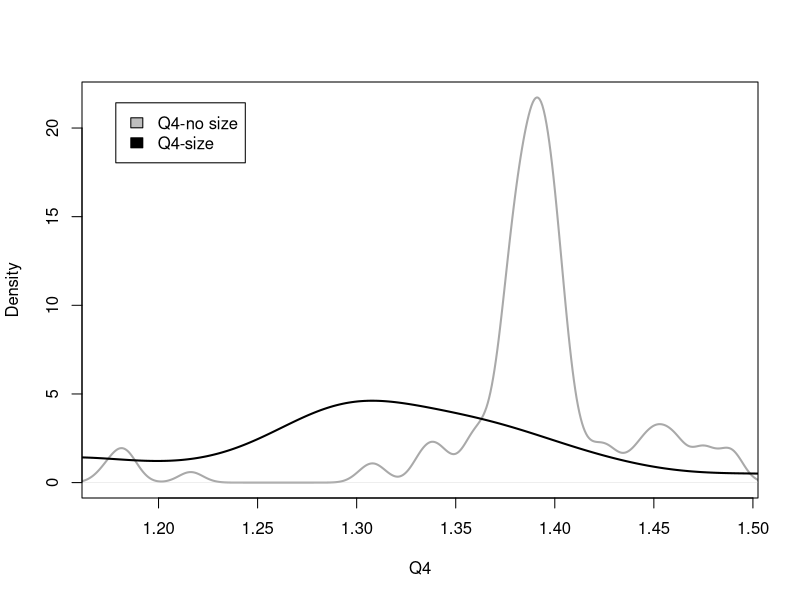
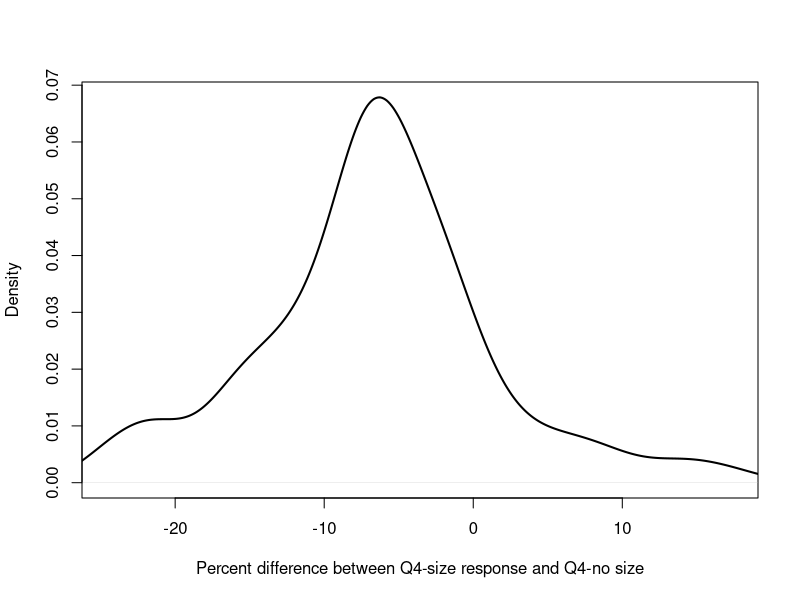
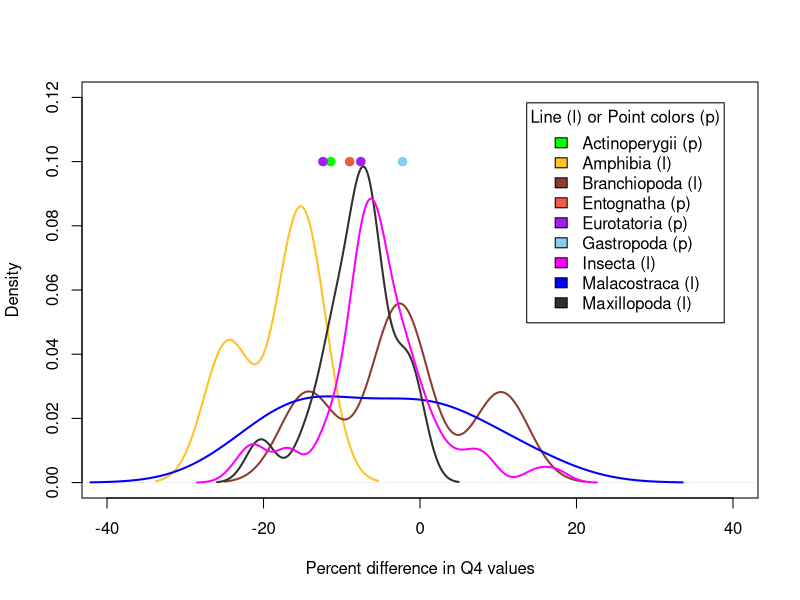
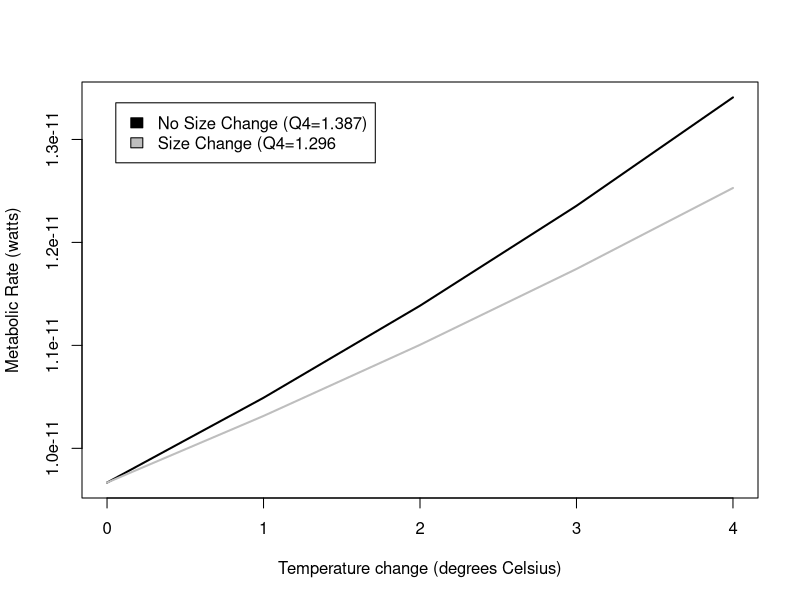
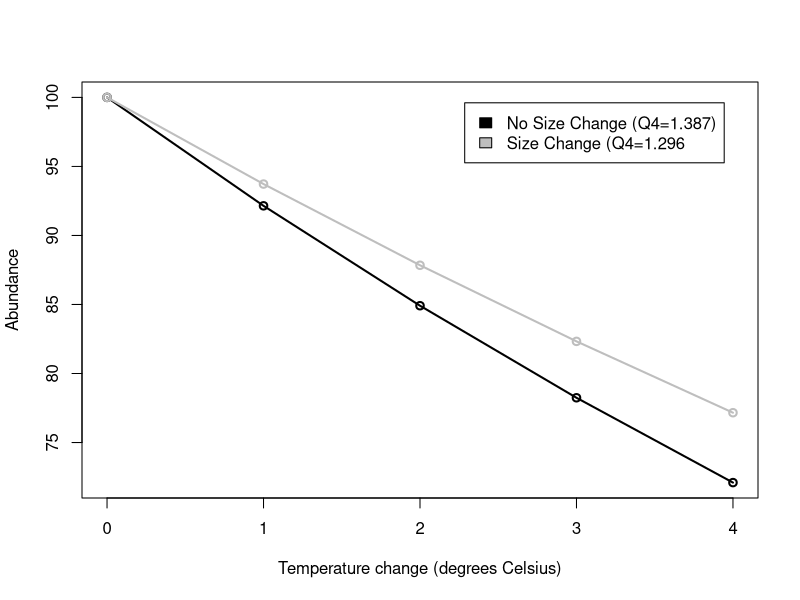

These figures' R source, in order:

#--------------CALCULATING EXPONENTS AND ACTIVATION ENERGY FOR METABOLIC EQUATIONS-------------------------------

### For the metabolic rate equation Metabolic Rate = constant * (Mass ^exponent) * e ^ Activation Energy/kt
### This section uses metabolic rate, temperature, and size data to calculated fitted exponent and activation
### energy for the taxonomic classes for which we could find data. 

##-----------------------------ANALYSES WITH MAKRIEVA DATA FOR Branchiopoda Malacostraca and Maxillopoda---------------
MR_data = read.csv("Class_metabolicrates_Makrievadata.csv", stringsAsFactors = FALSE)
Class_list=unique(MR_data$Class)
InvK=1/(273.15+MR_data$TC) #getting all the units correct
Mkg=MR_data$Mg/1000
W=MR_data$qWkg*Mkg
MR_data = cbind(MR_data, InvK, W)

#obtaining class-specific exponents for metabolic rate scaling for Branchiopoda Malacostraca and Maxillopoda
class_slopes=c()
for (current_class in Class_list){
  Class_data=subset(MR_data, MR_data$Class == current_class)
  basic=lm(log(Class_data$W) ~ log(Class_data$Mg) + Class_data$InvK)
  Mslope=basic$coefficients[2]
  Tslope=basic$coefficients[3]
  Ea=Tslope*0.000086
  class_slopes=rbind(class_slopes, c(current_class, Mslope, Tslope, Ea))
}

##-----------------------------ANALYSES WITH WHITE DATA FOR AMPHIBIANS--------------------------------------------
MR_Amphi = read.csv("Whiteetal_Amphibiandata.csv", stringsAsFactors = FALSE)
A_InvK=1/(273.15+MR_Amphi$TC)
A_Mkg=MR_Amphi$Mg/1000
MR_Amphi = cbind(MR_Amphi, A_InvK, A_Mkg)
A_basic=lm(log(MR_Amphi$Watts) ~ log(MR_Amphi$A_Mkg) + MR_Amphi$A_InvK)
Mslope=A_basic$coefficients[2]
Tslope=A_basic$coefficients[3]
Ea=Tslope*0.000086
class_slopes=rbind(class_slopes, c("Amphibia", Mslope, Tslope, Ea))
class_slopes=as.data.frame(class_slopes, stringsAsFactors = FALSE)

##-----------------------------ANALYSES WITH GILLOOLY DATA FOR FISH-----------------------------------------------

#obtaining super-class-specific exponents for metabolic rate scaling in fish
MR_fish = read.csv("gillooly_fish.csv", stringsAsFactors = FALSE)
f_Mkg=MR_fish$Mg/1000
MR_fish = cbind(MR_fish, f_Mkg)
F_basic=lm(log(MR_fish$W) ~ log(MR_fish$f_Mkg) + MR_fish$invK)
Mslope=F_basic$coefficients[2]
Tslope=F_basic$coefficients[3]
Ea=Tslope*0.000086
class_slopes=rbind(class_slopes, c("Actinoperygii", Mslope, Tslope, Ea))
class_slopes=as.data.frame(class_slopes, stringsAsFactors = FALSE)

##----------------CLEANING UP DATAFRAME WITH CLASS-SPECIFIC PARAMETERS FOR METABOLIC EQUATION------------------------

#removing unneccesary column and renaming columns
class_values=class_slopes[c(-3)]
names(class_values)[names(class_values) == "V1"] = "Class"
names(class_values)[names(class_values) == "log(Class_data$Mg)"] = "exponent"
names(class_values)[names(class_values) == "Class_data$InvK"] = "Ea"

##---------------ADDING Insecta VALUES FROM CHOWN AND THEORY VALUES FOR REMAINING CLASSES------------------------------
I_class="Insecta"
other_class=c("Gastropoda","Eurotatoria", "Entognatha")
I_slope=0.75
I_Ea=-0.62
Other_Ea=-0.63
other_values=cbind(I_class,I_slope,I_Ea)
for (current_class in other_class){
  current_values=cbind(current_class,I_slope,Other_Ea)
  other_values=rbind(other_values, current_values)
}

other_values=as.data.frame(other_values)
names(other_values)[names(other_values) == "I_class"] = "Class"
names(other_values)[names(other_values) == "I_slope"] = "exponent"
names(other_values)[names(other_values) == "I_Ea"] = "Ea"
class_values=rbind(class_values, other_values)
class_values1= transform(class_values, exponent = as.numeric(exponent), Ea = as.numeric(Ea))

#----------------------Q10 CALCULATIONS---------------------------------------

TSD_data = read.csv("MTEEcto_data.csv", stringsAsFactors = FALSE, fileEncoding = "latin1")
#stringsAsFactors prevents R from reading strings as factors, which mucks up further analysis
#must re-encode data to properly read in data file

##-------------------EXTRACTING SPECIES AND REPLICATE INFO--------------------

### Within a scientific paper, the body size-temperature study may have replicated
### experiments or have slightly different experiments that were conducted. Each experiment
### is called a replicate and was given a unique identifier in "MTEEcto_data.csv". This 
### section of code extracts information so that each replicate can be analyzed separately

replicate=unique(TSD_data$studyID)
rep_linker=c()

#extracting species and replicate info
for (current_replicate in replicate){
  replicate_data = subset(TSD_data, TSD_data$studyID == current_replicate)
  replicate_species= unique(replicate_data$Species)
  replicate_class=unique(replicate_data$Class)
  rep_linker=rbind(rep_linker, c(current_replicate, replicate_species, replicate_class))
}
rep_linker_sort= rep_linker[order(rep_linker[,2], rep_linker[,1]),]
#write.table(rep_linker_sort, file = "rep_linker.csv", sep = ",", col.names = TRUE)
class_uniquereplicate=unique(rep_linker_sort[,1])

##---------------------------CALCULATING METABOLIC RATES FOR TEMPERATURE/SIZE COMBOS FROM DATA----------------------

### This section pulls out the size-temperature data and metabolic rate parameters for a specific taxonomic class
### It extracts the data from a unique replicate. FOr that replicate it uses the size-temperature data to calculates 
### metabolic rates for the following cases: 1) no size change as temperature increases, 2) size and temperature increase
### as observed in the data. 

MTE_allreps=c()
#unused empty vector?
MTE_allcompare=c()
Classes_all=unique(TSD_data$Class)

for (index_class in Classes_all){
  class_TSD= subset(TSD_data, TSD_data$Class == index_class)
  class_MTE= subset(class_values1, class_values1$Class == index_class)
  class_replicate=unique(class_TSD$studyID)
    
    for (index_replicate in class_replicate){
      MTE_repdata=c()
      current_data= subset (class_TSD, class_TSD$studyID == index_replicate)
      temps=unique(current_data$temp)
 
        for (current_temp in temps){
          min_mass=current_data$mass[current_data$temp==current_temp]
          repeater=length(temps)
          MTE_initial=(min_mass^(class_MTE$exponent))*(exp(((class_MTE$Ea)/(.000086*(current_temp+273.15)))))
          MTE_nochange=min_mass^(class_MTE$exponent)*exp(class_MTE$Ea/(.000086*(temps+273.15)))
          MTE_change=(current_data$mass^(class_MTE$exponent))*(exp(((class_MTE$Ea)/(.000086*(temps+273.15)))))
          rep_vector=c(rep(index_replicate,repeater))
          Tmin_vector=c(rep(current_temp, repeater))
          MTE_repdata=cbind(temps,Tmin_vector, MTE_initial, MTE_nochange, MTE_change)
          MTE_repdata=as.data.frame(MTE_repdata)
          MTE_rep=data.frame(cbind(MTE_repdata, rep_vector), stringsAsFactors=FALSE)
          MTE_allreps=rbind(MTE_allreps, MTE_rep)     
          }
     }
}

temp_diff=MTE_allreps$temps-MTE_allreps$Tmin_vector
MTE_allreps=cbind(MTE_allreps, temp_diff)
warming= subset (MTE_allreps, MTE_allreps$temp_diff > 0) #cleans out decreasing temperature situations

##-----------------CALCULATING AVG REPLICATE Q4 FOR THE GENERATED TEMPERATURE-METABOLIC RATE DATA------------------

### Using the temperature-metabolic rate data generated above and stored in the dataframe 'warming'
### to calculate an average Q4 value for each replicate

Q_nochange=(warming$MTE_nochange/warming$MTE_initial)^(4/warming$temp_diff)
Q_change=(warming$MTE_change/warming$MTE_initial)^(4/warming$temp_diff) 
Q_diff=100*((Q_change/Q_nochange)-1)

Q_file=c()
Q_file=cbind(warming, Q_nochange, Q_change, Q_diff)
#write.table(Q_file, file = "ClassQ_file.csv", sep = ",", col.names = TRUE)
#END RAW DATAFILE CREATION

#Average Q for each study
rep_avgs=c()
for (unique_rep in class_uniquereplicate){
  rep_subset= subset (Q_file, Q_file$rep_vector == unique_rep) 
  #sp_name= rep_linker_sort[,2][ which (rep_linker_sort[,1] == unique_rep),]
  sp_name= subset(rep_linker_sort, rep_linker_sort[,1] == unique_rep,)
  avg_Q_nochange=mean(rep_subset$Q_nochange)
  avg_Q_change=mean(rep_subset$Q_change)
  rep_avgs=rbind(rep_avgs, c(unique_rep, avg_Q_nochange,avg_Q_change, sp_name))
}
 rep_avgs_1=  as.data.frame(rep_avgs, stringsAsFactors = FALSE)
 rep_avgs_2= transform(rep_avgs_1, V2 = as.numeric(V2), V3 = as.numeric(V3))
write.table(rep_avgs_2, file = "class_rep_avgs_2.csv", sep = ",", col.names = TRUE)


##---------------------------AVERAGE Q4 FOR EACH SPECIES-------------------------------------------

### If more than one replicate for a species, calculates an average across the replciates so that
### each species only has one resulting datapoint

Q_1=c()
species=unique(rep_avgs_2$V5)
for (current_sp in species){
  sp_subset= subset (rep_avgs_2, rep_avgs_2$V5 == current_sp) 
  sp_class=unique(sp_subset[,6])
  sp_Q_nochange=mean(sp_subset[,2])
  sp_Q_change=mean(sp_subset[,3])
  Q_1=rbind(Q_1, c(current_sp, sp_class, sp_Q_nochange, sp_Q_change))
}

Q_2=  as.data.frame(Q_1, stringsAsFactors = FALSE)
Q_sp= transform(Q_2, V3 = as.numeric(V3), V4 = as.numeric(V4))
Q_diff=100*((Q_sp$V4/Q_sp$V3)-1)
ClassQ_sp=cbind(Q_sp, Q_diff)
ClassQ_sp=ClassQ_sp[order(ClassQ_sp[,2], ClassQ_sp[,1]),]
ClassQ_sp=  as.data.frame(ClassQ_sp, stringsAsFactors = FALSE)

names(ClassQ_sp)[names(ClassQ_sp) == "V1"] = "Species"
names(ClassQ_sp)[names(ClassQ_sp) == "V2"] = "Class"
names(ClassQ_sp)[names(ClassQ_sp) == "V3"] = "Q4_noTSR"
names(ClassQ_sp)[names(ClassQ_sp) == "V4"] = "Q4_TSR"
ClassQ_sp= transform(ClassQ_sp, Q_diff = as.numeric(Q_diff))
write.table(ClassQ_sp, file = "ClassQ_sp.csv", sep = ",", col.names = TRUE)

#-------------------------SUMMARY STATS AND GRAPHS -------------------------
mean_Q4noTSR=mean(ClassQ_sp$Q4_noTSR)
mean_Q4TSR=mean(ClassQ_sp$Q4_TSR)
t.test(ClassQ_sp$Q4_noTSR,ClassQ_sp$Q4_TSR, paired=TRUE )
mean_Qdiff=mean(ClassQ_sp$Q_diff)

Qdiff.gt10=subset(ClassQ_sp, ClassQ_sp$Q_diff > 10)
Qdiff.lt10=subset(ClassQ_sp, ClassQ_sp$Q_diff < -10)
Qdiff.lt15=subset(ClassQ_sp, ClassQ_sp$Q_diff < -15)
Qdiff.lt20=subset(ClassQ_sp, ClassQ_sp$Q_diff < -20)
num.sp.gt.10.Qdiff=length(Qdiff.gt10$Q_diff)
num.sp.lt.10.Qdiff=length(Qdiff.lt10$Q_diff)
num.sp.lt.15.Qdiff=length(Qdiff.lt15$Q_diff)
num.sp.lt205.Qdiff=length(Qdiff.lt20$Q_diff)
num.sp=length(ClassQ_sp$Q_diff)

#graph of TSR and no TSR distributions - all classes pooled
yes_range=range(ClassQ_sp$Q4_noTSR)
plot(density(ClassQ_sp$Q4_noTSR), xlim = yes_range, main="", col="dark grey", lwd=2, 
    xlab="Q4")
lines(density(ClassQ_sp$Q4_TSR), lwd=2)
legend("topleft", inset=.05, c("Q4-no size", "Q4-size"), fill=c("grey", "black"))

#graph of percent change in Q4 - all classes pooled
yes_range=range(ClassQ_sp$Q_diff)
plot(density(ClassQ_sp$Q_diff), xlim = yes_range, main="", col="black", lwd=2, 
    xlab="Percent difference between Q4-size response and Q4-no size")

#Class-specific graph and results
Actinoperygii=subset(ClassQ_sp, ClassQ_sp$Class == "Actinoperygii")
Amphibia=subset(ClassQ_sp, ClassQ_sp$Class == "Amphibia")
Branchiopoda =subset(ClassQ_sp, ClassQ_sp$Class == "Branchiopoda")
Insecta =subset(ClassQ_sp, ClassQ_sp$Class == "Insecta")
Malacostraca=subset(ClassQ_sp, ClassQ_sp$Class == "Malacostraca")
Maxillopoda=subset(ClassQ_sp, ClassQ_sp$Class == "Maxillopoda")
Gastropoda=subset(ClassQ_sp, ClassQ_sp$Class == "Gastropoda")
Eurotatoria=subset(ClassQ_sp, ClassQ_sp$Class == "Eurotatoria")
Entognatha=subset(ClassQ_sp, ClassQ_sp$Class == "Entognatha")

Q_diff_range=c(-40,40)
y_range=c(0,.12)
plot(density(Amphibia$Q_diff), xlim=Q_diff_range, ylim=y_range, lwd=2, main="", col="goldenrod1",  
    xlab="Percent difference in Q4 values")
lines(density(Branchiopoda$Q_diff), lwd=2, col="coral4")
lines(density(Malacostraca$Q_diff),lwd=2, col="blue" )
lines(density(Maxillopoda$Q_diff), lwd=2, col="grey19")
lines(density(Insecta$Q_diff), lwd=2, col="magenta")
points(Gastropoda$Q_diff, .1, lwd=2, col="skyblue", pch=19)
points(Actinoperygii$Q_diff, .1, lwd=2, col="green", pch=19)
points(Eurotatoria$Q_diff, c(.1, .1), lwd=2, col="purple", pch=19)
points(Entognatha$Q_diff, .1, lwd=2, col="tomato2", pch=19)

legend("topright", inset=.05, title="Line (l) or Point colors (p)",c("Actinoperygii (p)", "Amphibia (l)", 
  "Branchiopoda (l)","Entognatha (p)", "Eurotatoria (p)","Gastropoda (p)","Insecta (l)", "Malacostraca (l)", "Maxillopoda (l)"), 
  fill=c("green", "goldenrod1", "coral4", "tomato2", "purple", "skyblue", "magenta", "blue", "grey19" ),)

Qdiff_Amphibia=mean(Amphibia$Q_diff)
Qdiff_Branchiopoda=mean(Branchiopoda$Q_diff)
Qdiff_Malacostraca=mean(Malacostraca$Q_diff)
Qdiff_Maxillopoda=mean(Maxillopoda$Q_diff)
Qdiff_Insecta=mean(Insecta$Q_diff)
Qdiff_Gastropoda=mean(Gastropoda$Q_diff)
Qdiff_Actinoperygii=mean(Actinoperygii$Q_diff)
Qdiff_Eurotatoria=mean(Eurotatoria$Q_diff)
Qdiff_Entognatha=mean(Entognatha$Q_diff)

#Exemplar graph for metabolic rate differences using Drosphila
Dmelano=subset(warming, warming$rep_vector == "TM61D")
DM_tmin=min(Dmelano$Tmin_vector)
DM_initialR1_1=Dmelano$MTE_initial[Dmelano$Tmin_vector == DM_tmin]
DM_initialR1=unique(DM_initialR1_1)

x=seq(0,4, 1)
plot(x, DM_initialR1*(1.387^(x/4)), type="l", lwd=2, xlab="Temperature change (degrees Celsius)",
     ylab="Metabolic Rate (watts)")
lines(x, DM_initialR1*(1.296^(x/4)), col="gray",lwd=2)
legend("topleft", inset=.05, c("No Size Change (Q4=1.387)", "Size Change (Q4=1.296"), fill=c("black", "gray"))

R2_TSR=DM_initialR1*(1.296^(x/4))
R2_noTSR=DM_initialR1*(1.387^(x/4))
Initial_N=100
Initial_E=Initial_N*DM_initialR1

N_TSR=Initial_E/R2_TSR
N_noTSR=Initial_E/R2_noTSR
N.data=cbind(x, R2_TSR, R2_noTSR, N_TSR, N_noTSR)
N.data= transform(N.data, x = as.numeric(x))

plot(N.data$x, N.data$N_noTSR, type="o", lwd=2, xlab="Temperature change (degrees Celsius)",
     ylab="Abundance")
lines(N.data$x, N.data$N_TSR, type="o", lwd=2, col="gray")
legend("topright", inset=.05, c("No Size Change (Q4=1.387)", "Size Change (Q4=1.296"), fill=c("black", "gray"))

                      
##-----------------CALCULATE COMPENSATION BODY MASS----------------------------------

### Using metabolic rates for initial mass and temperature, which have already ("MTE_initial") 
### been calculated to determine what mass each species would need to be to compensate for a
### 3*C increase in temperature. 


#create dataframe containing initial temp & mass rows for each replicate with calculated
# metabolic rate from warming data frame

compensation_mass_calcs = unique(warming[,c("rep_vector", "Tmin_vector", "MTE_initial")])
colnames(compensation_mass_calcs) = c("rep_vector", "initial_temp", "initial_MetRate")

#add initial mass to dataframe
#still not able to get mass from TSD_data that matches rep and temp in compensation dataframe
#don't want highest temperature in each rep

# testestest = TSD_data$mass[match(compensation_mass_calcs$rep_vector == TSD_data$studyID & compensation_mass_calcs$initial_temp == TSD_data$temp)]
# 
# getting_mass = subset(TSD_data, compensation_mass_calcs$rep_vector == TSD_data$studyID & compensation_mass_calcs$initial_temp == TSD_data$temp)


getting_mass = TSD_data[(TSD_data$studyID %in% compensation_mass_calcs$rep_vector) & (TSD_data$temp %in% compensation_mass_calcs$initial_temp), "temp"]
getting_mass3 = TSD_data[(compensation_mass_calcs$rep_vector %in% TSD_data$studyID) & (compensation_mass_calcs$initial_temp %in% TSD_data$temp), "temp"]

getting_mass2 = subset(TSD_data, TSD_data$studyID == compensation_mass_calcs$rep_vector & TSD_data$temp == compensation_mass_calcs$initial_temp)
getting_mass4 = subset(TSD_data, compensation_mass_calcs$rep_vector == TSD_data$studyID & compensation_mass_calcs$initial_temp == TSD_data$temp)
